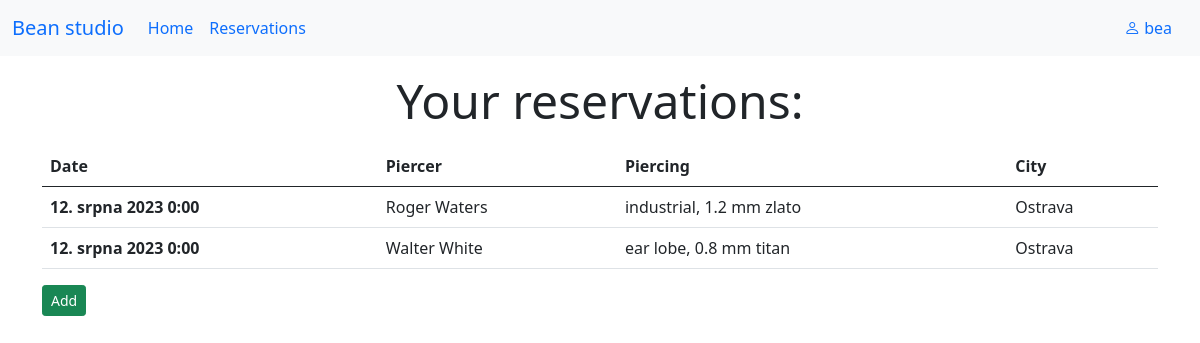
Page /reservations/ (signed in) on the committed database.
### myapp/models.py (models this page shows, shortened)
class Reservation(models.Model):
    customer = models.ForeignKey("Client", on_delete=models.CASCADE)
    piercer = models.ForeignKey("Piercer", on_delete=models.CASCADE)
    piercing = models.ForeignKey(Piercing, on_delete=models.CASCADE)
    date = models.DateTimeField()
    city = models.ForeignKey("Salon", on_delete=models.CASCADE)

class Piercer(models.Model):
    name = models.CharField(max_length=30, verbose_name='Piercer', help_text='Add a piercer')
    class Meta:
        verbose_name = 'Piercer'
        verbose_name_plural = 'Piercers'
        ordering = ['name']
    def __str__(self):
        return f'{self.name}'

class Piercing(models.Model):
    placement = models.ForeignKey("Placement", on_delete=models.CASCADE)
    material = models.ForeignKey("Material", on_delete=models.CASCADE)
    thickness = models.ForeignKey("Thickness", on_delete=models.CASCADE)
    def __str__(self):
        return f'{self.placement}, {self.thickness} mm {self.material}'

class Placement(models.Model):
    name = models.CharField(max_length=30, verbose_name='Placement')
    class Meta:
        verbose_name = 'Placement'
        verbose_name_plural = 'Placements'
        ordering = ['name']
    def __str__(self):
        return f'{self.name}'

class Thickness(models.Model):
    thickness = models.FloatField()
    class Meta:
        verbose_name = "Thickness"
        verbose_name_plural = "Thicknesses"
        ordering = ['thickness']
    def __str__(self):
        return f'{self.thickness}'

class Material(models.Model):
    name = models.CharField(max_length=30, verbose_name='Material')
    class Meta:
        verbose_name = 'Material'
        verbose_name_plural = 'Materials'
        ordering = ['name']
    def __str__(self):
        return f'{self.name}'

class Salon(models.Model):
    city = models.CharField(max_length=50)
    def __str__(self):
        return f'{self.city}'

### myapp/views.py (the view)
# urls.py: path('reservations/', views.ReservationList.as_view(), name="reservations"),
class ReservationList(ListView):
    model = Reservation
    template_name = "reservations/list.html"
    def get_queryset(self):
        if self.request.user.is_authenticated:
            queryset = super(ReservationList, self).get_queryset()
            queryset = queryset.filter(customer__client=self.request.user)
            return queryset

### myapp/templates/reservations/list.html
{% extends "base.html" %}
{% block content %}
    <div class="container mt-3">
        {% if user.is_authenticated %}
            <p class="display-5 lead text-center">Your reservations:</p>
            <table class="table table-hover mb-3">
                <thead>
                    <tr>
                      <th scope="col">Date</th>
                      <th scope="col">Piercer</th>
                      <th scope="col">Piercing</th>
                      <th scope="col">City</th>
                    </tr>
                </thead>
                <tbody>
                {% for object in object_list %}
                    <tr>
                      <th scope="row">{{ object.date }}</th>
                      <td>{{ object.piercer }}</td>
                      <td>{{ object.piercing }}</td>
                      <td>{{ object.city }}</td>
                    </tr>
                {% endfor %}
              </tbody>
            </table>
            <a href="{% url "create" %}"><button type="button" class="btn btn-success btn-sm">Add</button></a>
        {% else %}
            <p class="display-4 lead text-muted text-center">You're not logged in.</p>
            <p class="lead text-center"><a href="{% url "signup" %}">Sign up</a> or <a href="{% url "login" %}">login</a>.</p>
        {% endif %}
    </div>
{% endblock %}

### myapp/templates/page/header.html (shortened to what this page needs)
<nav class="navbar navbar-expand-lg bg-light">
      <div class="container-fluid">
            <a class="navbar-brand" href="#">Bean studio</a>
            <div class="collapse navbar-collapse" id="navbarNav">
                <ul class="navbar-nav me-auto">
                    <li class="nav-item">
                      <a class="nav-link active" aria-current="page" href="{% url "index" %}">Home</a>
                    </li>
                    <li class="nav-item">
                      <a class="nav-link" href="{% url "reservations" %}">Reservations</a>
                    </li>
                </ul>
                <ul class="navbar-nav d-flex">
                    <li class="nav-item me-2">
                        {% if user.is_authenticated %}
                            <a class="nav-link" href="{% url 'logout' %}?next={{request.path}}"><i class="bi bi-person me-1"></i>{{ user.username }}</a>
                        {% else %}
                            <a class="nav-link" href="{% url "login" %}"><i class="bi bi-box-arrow-in-right"></i></a>
                        {% endif %}
                    </li>
                </ul>
            </div>
      </div>
</nav>

### rows in the picture
Reservation: date "12. srpna 2023 0:00", piercer "Roger Waters", piercing "industrial, 1.2 mm zlato", city "Ostrava"
Reservation: date "12. srpna 2023 0:00", piercer "Walter White", piercing "ear lobe, 0.8 mm titan", city "Ostrava"

### other values in the picture
{{ user.username }} "bea"
